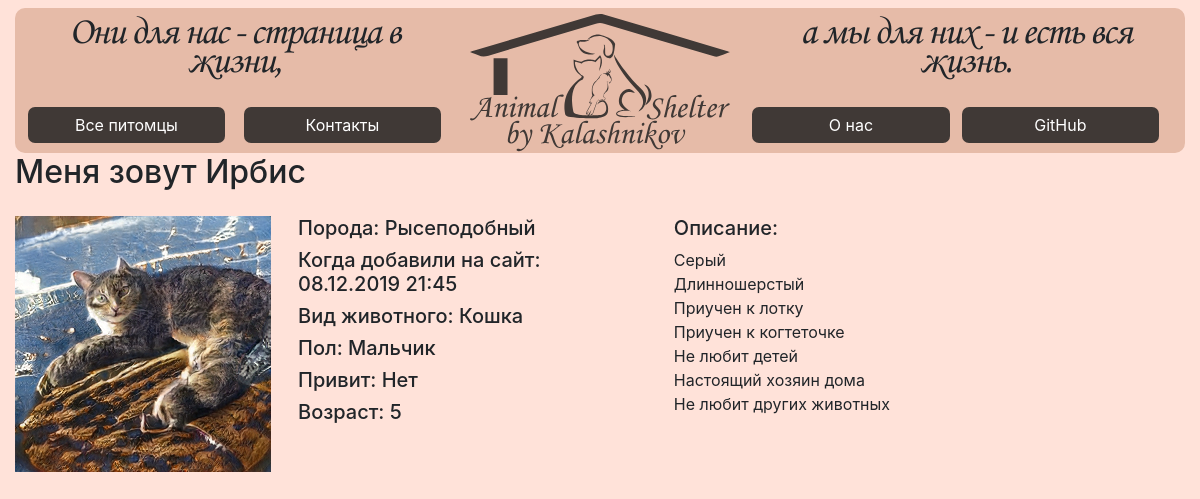
The app's page /animals/10/ with its own data.
### animal_shelter/models.py (models this page shows, shortened)
class Animal(models.Model):
    nickname = models.CharField(max_length=100)
    breed = models.TextField()
    description = models.TextField()
    arrival_date = models.DateTimeField(auto_now_add=True)
    type_of_animal = models.ForeignKey('Type_of_animal', on_delete=models.CASCADE) # реализовал мерезотдельную модель чтобы можно было добавлять новых в админ-панели
    photo = models.ImageField(upload_to='uploads/%Y/%m/%d/', blank=True)
    BOY = 'B'
    GIRL = 'G'
    type_of_gender = [
        (BOY, 'Boy'),
        (GIRL, 'Girl'),
    ]
    gender = models.CharField(
        max_length=1,
        choices=type_of_gender,
        default=BOY,
    )
    availability_of_reference = models.BooleanField(default=False)
    age = models.SmallIntegerField()

class Type_of_animal(models.Model):
    type_name = models.CharField(max_length=100)
    description = models.TextField()

### animal_shelter/views.py (the view)
# urls.py: path("animals/<int:pk>/", AnimalDetail.as_view(), name="animal-detail"),
class AnimalDetail(DetailView):
	model = Animal
	template_name = 'animal_detail.html'

### animal_shelter/templates/animal_detail.html (shortened to what this page needs)
{% extends 'base.html' %}
{% block content %}
	<h2>Меня зовут {{ object.nickname }}</h2>
	<div class="animal-page-wrapper">
		<div>
		    <img src="{{ object.photo.url }}" height="256" width="256" alt="{{ object.nickname }}">
		</div>
		<div class="right-side-wrapper">
			<div class="col-5">
				<h5>Порода: {{ object.breed }}</h5>
				<h5>Когда добавили на сайт:
					{{ object.arrival_date|date:"d.m.Y" }} {{ object.arrival_date|time:"H:i" }}
				</h5>
				<h5>Вид животного: {{ object.type_of_animal.type_name }}</h5>
				<h5>Пол:
					{% if object.gender  == "B" %}
				    	Мальчик
				    {% else %}
						Девочка
					{% endif %}
				</h5>
				<h5>Привит:
					{% if object.availability_of_reference  == True %}
				    	Да
				    {% else %}
						Нет
					{% endif %}
				</h5>
				<h5>Возраст:
					{% if object.age  <= 0 %}
				    	Еще нету года
				    {% else %}
				    	{{object.age}}
					{% endif %}
				</h5>
			</div>
			<div class="col-7">
				<h5>Описание:</h5>
				{{ object.description|linebreaks }}
			</div>
		</div>
	</div>
{% endblock %}

### static/css/style.css (style rules this page uses)
body { background-color: #FFE2D9; }
.container-fluid { max-width: 1345px; }
.animal-page-wrapper { display: flex; margin-top: 2vw; }
.right-side-wrapper { margin-left: 1vw; display: flex; width: 100%; }

### records on screen
Animal: nickname "Ирбис", photo (picture), breed "Рысеподобный", arrival_date "08.12.2019", arrival_date "21:45", type_of_animal.type_name "Кошка", age "5", description "Серый Длинношерстый Приучен к лотку Приучен к когтеточке Не любит детей Настоящий хозяин дома Не любит других животных"
